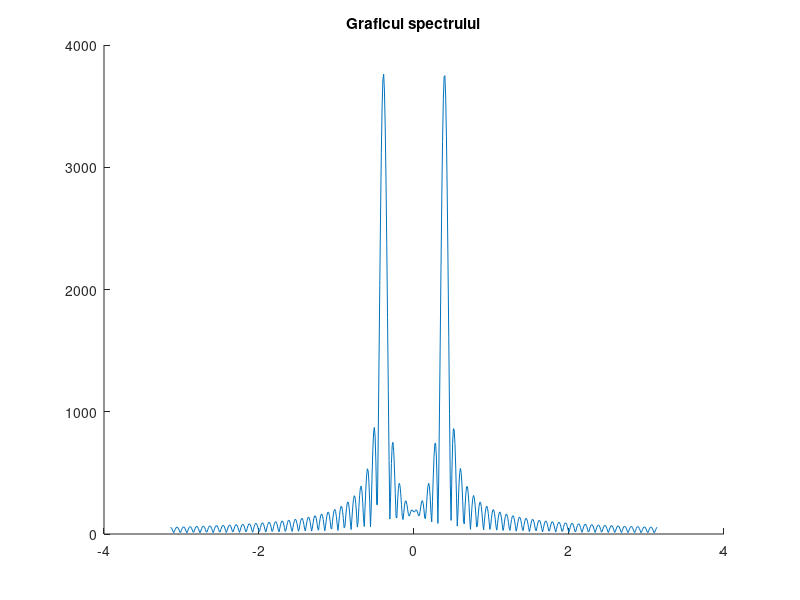
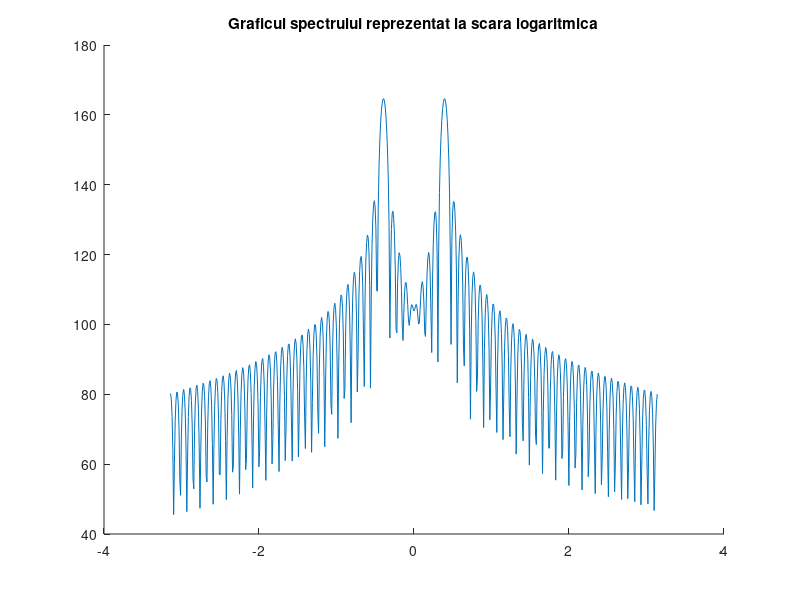
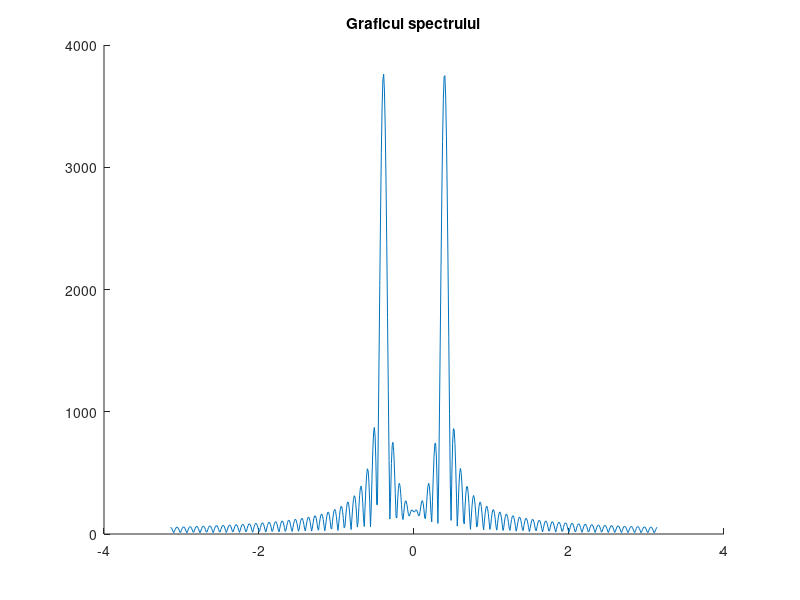
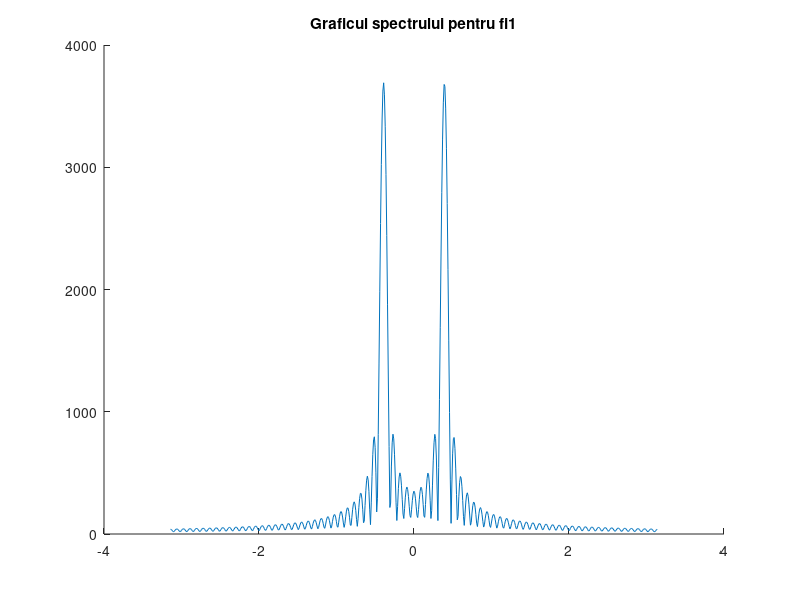

The MATLAB source for these figures, in order:
%%
%Subpuncul a)

omega = -pi : 0.01 : pi;        %grila de frecvente cu pas 0.01
omega0 = pi/8;                  %omega0 liber ales
fi = 3*pi/4;                    %Aleg fi in intervalul [0,2*pi]
N = 75;
j = sqrt (-1);
n = 0 : 0.01 : N-1;

xn_a = cos(omega0 * n + fi);     %Semnalul dat
X_a = xn_a * exp(-j*n'*omega);   %Calcului transformatei Fourier

figure; hold on;
plot(omega, abs(X_a))          %Graficul spectrului
title("Graficul spectrului")
hold off;

figure ; hold on;
plot(omega, 20*log(abs(X_a)))  %Graficul spectrului in reprezentare logaritmica
title("Graficul spectrului reprezentat la scara logaritmica")
hold off;

%Se observa simetria graficului fata de axa y
%%
%Subpunctul b)

alfa = omega0 * n + fi;
xn_b = (exp(j*alfa)+exp(-j*alfa))/2;
X_b = xn_b * exp(-j * n' * omega);  %Calculul transformatei Fourier

figure ; hold on;
plot(omega, abs(X_b))       %Graficul spectrului
title("Graficul spectrului")
hold off;

%Concluzii:

%Folosind formula lui Euler putem observa aceeasi simetrie a graficului fata
%de axa verticala ca si in cazul graficului de la subpunctul a)

%%
%Subpunctul c)
%Aleg 5 valori ale lui fi in intervalul [0,2pi] si calculez semnalul xn si
%tranfsormata Fourier pentru fiecare dintre aceste valori.
fi1_c = pi/7;
fi2_c = 2*pi/3;
fi3_c = 7*pi/6;
fi4_c = 5*pi/3;
fi5_c = 11*pi/5;

%Semnalul pentru cele 5 fi-uri
xn1_c = cos(omega0 * n + fi1_c);
xn2_c = cos(omega0 * n + fi2_c);
xn3_c = cos(omega0 * n + fi3_c);
xn4_c = cos(omega0 * n + fi4_c);
xn5_c = cos(omega0 * n + fi5_c);

%Calculul transformatei Fourier pentru cele 5 fi-uri
X1_c = xn1_c * exp(-j*n'*omega);
X2_c = xn2_c * exp(-j*n'*omega);
X3_c = xn3_c * exp(-j*n'*omega);
X4_c = xn4_c * exp(-j*n'*omega);
X5_c = xn5_c * exp(-j*n'*omega);


figure ; hold on;
plot(omega, abs(X1_c))       %Graficul spectrului pentru fi1
title("Graficul spectrului pentru fi1")
hold off;
figure ; hold on;
plot(omega, abs(X2_c))       %Graficul spectrului pentru fi2
title("Graficul spectrului pentru fi2")
hold off;
figure ; hold on;
plot(omega, abs(X3_c))       %Graficul spectrului pentru fi3
title("Graficul spectrului pentru fi3")
hold off;
figure ; hold on;
plot(omega, abs(X4_c))       %Graficul spectrului pentru fi4
title("Graficul spectrului pentru fi4")
hold off;
figure ; hold on;
plot(omega, abs(X5_c))       %Graficul spectrului pentru fi5
title("Graficul spectrului pentru fi5")
hold off;

%Concluzii:
%In urma analizei graficelor si a faptului ca faza nu apare in formula 2.16
%rezulta ca acestea nu se vor schimba cu nimic, deoarece faza nu
%influenteaza cu nimic.